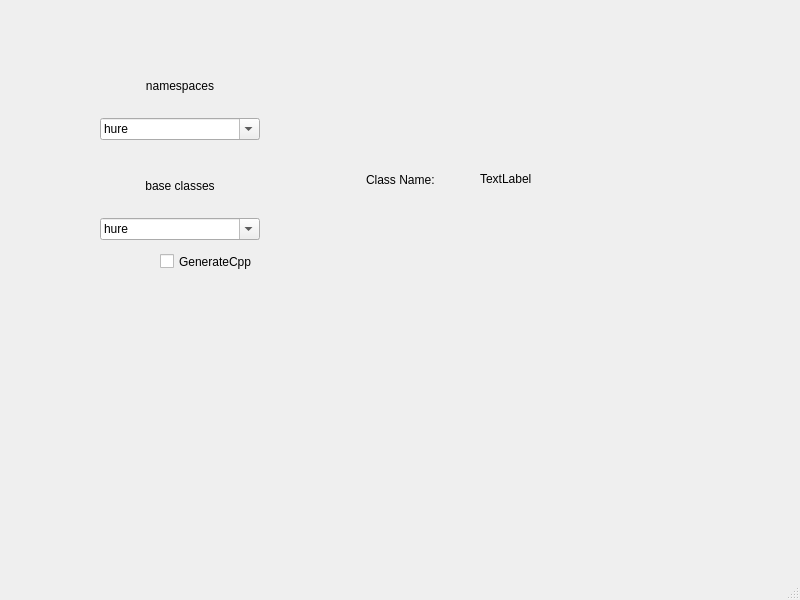
<?xml version="1.0" encoding="UTF-8"?>
<ui version="4.0">
 <class>MainWindow</class>
 <widget class="QMainWindow" name="MainWindow">
  <property name="geometry">
   <rect>
    <x>0</x>
    <y>0</y>
    <width>800</width>
    <height>600</height>
   </rect>
  </property>
  <property name="windowTitle">
   <string>MainWindow</string>
  </property>
  <widget class="QWidget" name="centralwidget">
   <widget class="QWidget" name="verticalLayoutWidget">
    <property name="geometry">
     <rect>
      <x>100</x>
      <y>60</y>
      <width>160</width>
      <height>80</height>
     </rect>
    </property>
    <layout class="QVBoxLayout" name="verticalLayout">
     <item>
      <widget class="QLabel" name="label">
       <property name="text">
        <string>namespaces</string>
       </property>
       <property name="alignment">
        <set>Qt::AlignCenter</set>
       </property>
      </widget>
     </item>
     <item>
      <widget class="QComboBox" name="comboBoxNamespaces">
       <property name="editable">
        <bool>true</bool>
       </property>
       <item>
        <property name="text">
         <string>hure</string>
        </property>
       </item>
       <item>
        <property name="text">
         <string>sohn</string>
        </property>
       </item>
      </widget>
     </item>
    </layout>
   </widget>
   <widget class="QWidget" name="verticalLayoutWidget_2">
    <property name="geometry">
     <rect>
      <x>100</x>
      <y>160</y>
      <width>160</width>
      <height>80</height>
     </rect>
    </property>
    <layout class="QVBoxLayout" name="verticalLayout_2">
     <item>
      <widget class="QLabel" name="label_2">
       <property name="text">
        <string>base classes</string>
       </property>
       <property name="alignment">
        <set>Qt::AlignCenter</set>
       </property>
      </widget>
     </item>
     <item>
      <widget class="QComboBox" name="comboBoxBaseClasses">
       <property name="editable">
        <bool>true</bool>
       </property>
       <item>
        <property name="text">
         <string>hure</string>
        </property>
       </item>
       <item>
        <property name="text">
         <string>sohn</string>
        </property>
       </item>
      </widget>
     </item>
    </layout>
   </widget>
   <widget class="QCheckBox" name="checkBox">
    <property name="geometry">
     <rect>
      <x>160</x>
      <y>250</y>
      <width>101</width>
      <height>23</height>
     </rect>
    </property>
    <property name="text">
     <string>GenerateCpp</string>
    </property>
   </widget>
   <widget class="QLabel" name="label_3">
    <property name="geometry">
     <rect>
      <x>366</x>
      <y>170</y>
      <width>91</width>
      <height>20</height>
     </rect>
    </property>
    <property name="text">
     <string>Class Name:</string>
    </property>
   </widget>
   <widget class="QLabel" name="label_4">
    <property name="geometry">
     <rect>
      <x>480</x>
      <y>170</y>
      <width>67</width>
      <height>17</height>
     </rect>
    </property>
    <property name="text">
     <string>TextLabel</string>
    </property>
    <property name="textInteractionFlags">
     <set>Qt::LinksAccessibleByMouse|Qt::TextEditable</set>
    </property>
   </widget>
  </widget>
  <widget class="QMenuBar" name="menubar">
   <property name="geometry">
    <rect>
     <x>0</x>
     <y>0</y>
     <width>800</width>
     <height>22</height>
    </rect>
   </property>
  </widget>
  <widget class="QStatusBar" name="statusbar"/>
 </widget>
 <resources/>
 <connections/>
</ui>
